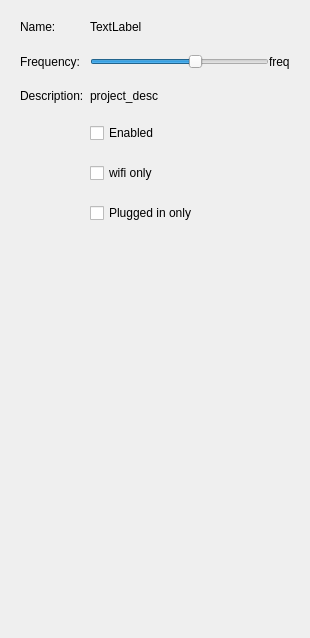
<?xml version="1.0" encoding="UTF-8"?>
<ui version="4.0">
 <class>ProjectWindow</class>
 <widget class="QDialog" name="ProjectWindow">
  <property name="geometry">
   <rect>
    <x>0</x>
    <y>0</y>
    <width>310</width>
    <height>638</height>
   </rect>
  </property>
  <property name="sizePolicy">
   <sizepolicy hsizetype="Preferred" vsizetype="Preferred">
    <horstretch>0</horstretch>
    <verstretch>0</verstretch>
   </sizepolicy>
  </property>
  <property name="minimumSize">
   <size>
    <width>0</width>
    <height>0</height>
   </size>
  </property>
  <property name="windowTitle">
   <string>Dialog</string>
  </property>
  <layout class="QVBoxLayout" name="verticalLayout">
   <item>
    <widget class="QWidget" name="formWidget" native="true">
     <property name="sizePolicy">
      <sizepolicy hsizetype="Maximum" vsizetype="Maximum">
       <horstretch>0</horstretch>
       <verstretch>0</verstretch>
      </sizepolicy>
     </property>
     <layout class="QFormLayout" name="formLayout">
      <property name="sizeConstraint">
       <enum>QLayout::SetMaximumSize</enum>
      </property>
      <property name="verticalSpacing">
       <number>20</number>
      </property>
      <property name="leftMargin">
       <number>9</number>
      </property>
      <property name="topMargin">
       <number>9</number>
      </property>
      <property name="rightMargin">
       <number>9</number>
      </property>
      <property name="bottomMargin">
       <number>9</number>
      </property>
      <item row="0" column="0">
       <widget class="QLabel" name="project_name_label">
        <property name="text">
         <string>Name:</string>
        </property>
       </widget>
      </item>
      <item row="0" column="1">
       <widget class="QLabel" name="project_name">
        <property name="text">
         <string>TextLabel</string>
        </property>
       </widget>
      </item>
      <item row="1" column="0">
       <widget class="QLabel" name="label">
        <property name="text">
         <string>Frequency:</string>
        </property>
       </widget>
      </item>
      <item row="1" column="1">
       <layout class="QHBoxLayout" name="horizontalLayout">
        <item>
         <widget class="QSlider" name="freq_slider">
          <property name="minimum">
           <number>0</number>
          </property>
          <property name="maximum">
           <number>5</number>
          </property>
          <property name="pageStep">
           <number>1</number>
          </property>
          <property name="value">
           <number>3</number>
          </property>
          <property name="orientation">
           <enum>Qt::Horizontal</enum>
          </property>
         </widget>
        </item>
        <item>
         <widget class="QLabel" name="freq_text">
          <property name="text">
           <string>freq</string>
          </property>
         </widget>
        </item>
       </layout>
      </item>
      <item row="2" column="0">
       <widget class="QLabel" name="project_desc_label">
        <property name="text">
         <string>Description:</string>
        </property>
       </widget>
      </item>
      <item row="2" column="1">
       <widget class="QLabel" name="project_desc">
        <property name="text">
         <string>project_desc</string>
        </property>
       </widget>
      </item>
      <item row="3" column="1">
       <widget class="QCheckBox" name="enabled_check_box">
        <property name="text">
         <string>Enabled</string>
        </property>
       </widget>
      </item>
      <item row="4" column="1">
       <widget class="QCheckBox" name="wifi_check_box">
        <property name="text">
         <string>wifi only</string>
        </property>
       </widget>
      </item>
      <item row="5" column="1">
       <widget class="QCheckBox" name="plugged_in_check_box">
        <property name="text">
         <string>Plugged in only</string>
        </property>
       </widget>
      </item>
     </layout>
    </widget>
   </item>
  </layout>
 </widget>
 <resources/>
 <connections/>
</ui>
